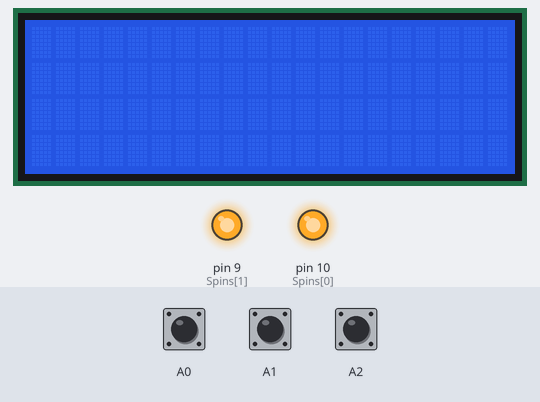
The sketch below on a simulated Arduino Uno, built with avr-gcc and run on an emulated ATmega328P. On the bench: 20×4 character LCD, output pins drawn as LEDs (lit = HIGH). The inputs (shaded band) are chosen by the test bench; at power-on: A2 HIGH, A1 HIGH, A0 HIGH. What the sketch prints to the serial monitor is not drawn.

Above: at 1.2 s.
1.3 s: A2 pulled LOW for 0.15 s
At 2.6 s:
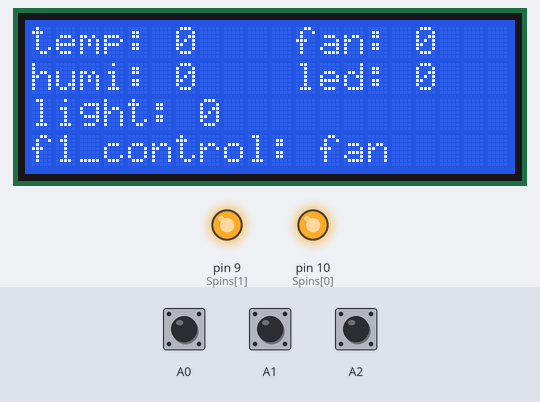
2.9 s: A1 pulled LOW for 0.15 s
At 4.5 s:
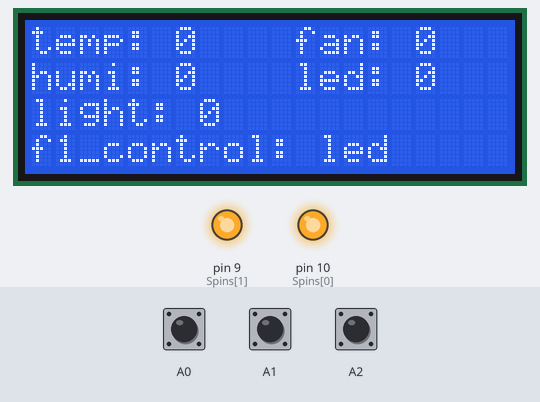
5.0 s: A2 pulled LOW for 1 s
At 6.5 s:
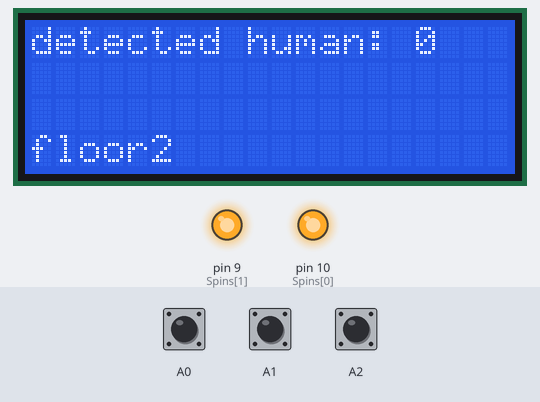
7.5 s: A2 pulled LOW for 0.15 s
At 8.6 s:
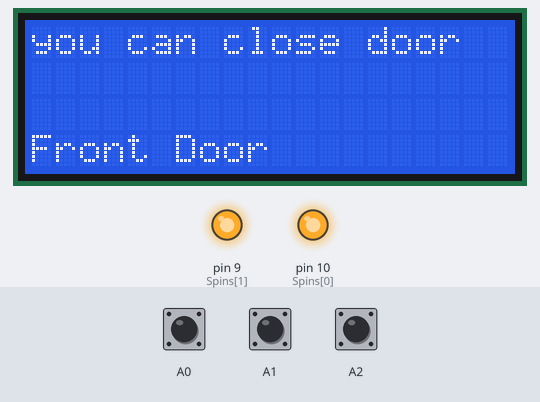
9.2 s: A1 pulled LOW for 1 s
At 10.4 s:
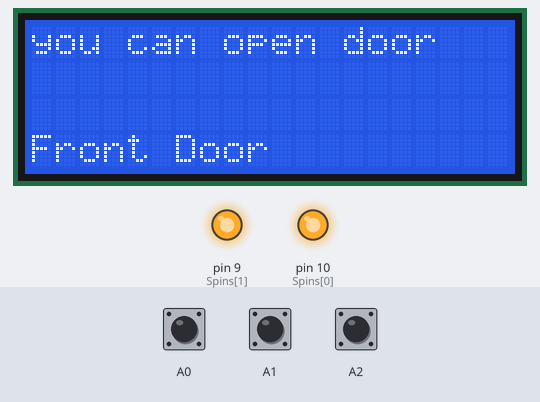
Timing chart, 0 to 12.2 s (numbered marks = the images above; inputs shaded):
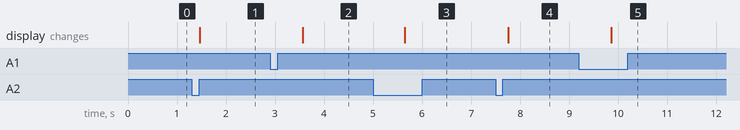

Measured:
- after the input at 1.3 s, the display: changes after 0.16 s (image 1)
- after the input at 2.9 s, the display: changes after 0.66 s (image 2)
- after the input at 5.0 s, the display: changes after 0.64 s (image 3)
- after the input at 7.5 s, the display: changes after 0.26 s (image 4)
- after the input at 9.2 s, the display: changes after 0.66 s (image 5)

The sketch:

master.ino
```cpp
#include <SoftwareSerial.h>
#include <SPI.h>
#include <Wire.h>
#include <LiquidCrystal_I2C.h>
#include "Toggle.h"
LiquidCrystal_I2C lcd(0x3F, 20, 4);

SoftwareSerial mySerial(5, 6);
ToggleSwitch em_off(A3);
ToggleSwitch c_f_type(A2);
ToggleSwitch c_d_type(A1);
ToggleSwitch c_f(A0);

int trans_type = 0; // 1:f1, 2:f2, 3:fd;
const int Spins[2] = {10, 9};
int f1_get_idx = 0;

bool e_fd_flag = 0;
byte emergency = 0;

int f1_control_type = 0;
int f1_states[7]; // 0: temp, 1:humi, 3:humi, 2:fan, 3:led;
byte f1_rCommand[7] = {'t', 'h', 'c', 'f', 'l', 'H', 'v'};
byte f1_cCommand[2] = {'F', 'L'};
String f1_tag[7] = {"temp", "humi", "light", "fan", "led", "human", "vib"};

int fd_state = 0;

void setup() {
  // put your setup code here, to run once:
  Serial.begin(9600);
  mySerial.begin(9600);
  pinMode(Spins[0], OUTPUT);
  pinMode(Spins[1], OUTPUT);
  digitalWrite(Spins[0], HIGH);
  digitalWrite(Spins[1], HIGH);
  SPI.begin();
  SPI.setClockDivider(SPI_CLOCK_DIV16);

  lcd.begin();
  lcd.backlight();
  lcd.clear();
}

void controlFD(){
  if(fd_state == 1){
    mySerial.write('q');
    Serial.write("q");
  }
  else if(fd_state == 0){
    mySerial.write('w');
    Serial.write("w");
  }
}

byte transferAndWait(const byte what){
  byte a = SPI.transfer(what);
  delayMicroseconds(20);
  return a;

}

unsigned long em_print_time = 0;  // 비상 상황시 무엇을 프린트 해줘야 할 지 관련
void loop() {
  // put your main code here, to run repeatedly:
  //em_off.play();
  c_f_type.play();
  c_d_type.play();
  c_f.play();

  if(c_f_type.getFlag() == 1){  // trans_type (f1 -> f2 -> fd)
    Serial.println("trans type changed");
    trans_type++;
    if(trans_type >= 4)
      trans_type = 0;
    c_f_type.setFlag(0);
  }

  if(c_d_type.getFlag() == 1){  // data type change
    Serial.println("change device type");
    if(trans_type == 1){
      f1_control_type = !f1_control_type;
      //Serial.print("f1_control_type: 0 fan / 1 led:   ");
      //Serial.println(f1_control_type);
    }
    else if(trans_type == 3){
      fd_state = !fd_state; // door open <--> door close
    }
    c_d_type.setFlag(0);
  }

  if(c_f.getFlag() == 1){ // control transfer
    if( trans_type == 1){
      controlF1(f1_control_type);
    }
    else if(trans_type == 3){
      controlFD();
    }
    c_f.setFlag(0);
  }

  if(emergency == 1){ // emergency state
    if(e_fd_flag == 0){ // front door open
      fd_state = 1;
      controlFD();
      e_fd_flag = true;
     }else ;

   emergencyDataProc();
   if(millis() - em_print_time > 1000){
      if(f1_states[5] > 0){
        lcd.clear();

        lcd.setCursor(0, 0);
        lcd.print("floor2:");
        lcd.setCursor(0, 2);
        lcd.print("human: ");
        lcd.print(f1_states[5]);
      }
      else{
        lcd.clear();
        lcd.setCursor(0, 0);
        lcd.print("emergency!!!!!!");
      }
      em_print_time = millis();
   }
  }else{  // 비상 상황이 아님
    control_room();
  }
}

void printFD(){
  lcd.clear();
  if(fd_state == 1)
    lcd.print("you can open door");
  else if(fd_state == 0)
    lcd.print("you can close door");
  lcd.setCursor(0, 3);
  lcd.print("Front Door");
}

void printF2Data(){
  lcd.setCursor(0, 0);
  lcd.print("detected human: ");
  lcd.print(f1_states[5]);
  lcd.setCursor(0, 3);
  lcd.print("floor2");
}

void printF1Data(){
  for(int i=0; i<3; i++){
    lcd.setCursor(0, i);
    lcd.print(f1_tag[i]);
    lcd.print(": ");
    lcd.print(f1_states[i]);
  }
  for(int i=0; i<2; i++){
    lcd.setCursor(11, i);
    lcd.print(f1_tag[3+i]);
    lcd.print(": ");
    lcd.print(f1_states[3+i]);
  }
  lcd.setCursor(0, 3);
  lcd.print("f1_control: ");
  if(f1_control_type == 0)
    lcd.print("fan");
  else lcd.print("led");
}


unsigned long pre_time2 = 0;
void getF1Data(){
  byte s;
  pre_time2 = millis();
  digitalWrite(Spins[0], LOW);
  transferAndWait(f1_rCommand[f1_get_idx]);
  transferAndWait(0);
  s = transferAndWait(0);
  digitalWrite(Spins[0], HIGH);
  f1_states[f1_get_idx] = (int)s;

  Serial.print(f1_tag[f1_get_idx]);
  Serial.println(f1_states[f1_get_idx]);

  f1_get_idx++;
  if(f1_states[1] >= 90 || f1_states[6] == 1) {
      emergency = 1;
    //controlF2('E');
  }else {
    mySerial.write('e');
  }
}

unsigned long pre_time3 = 0;
int e_get_data_flag = 0;
void emergencyDataProc(){
  byte s;

  if(millis() - pre_time3 > 1500 && e_get_data_flag == 2){
    e_get_data_flag = 0;
    pre_time3 = millis();

    digitalWrite(Spins[0], LOW);
    transferAndWait(f1_rCommand[6]);  // 습도 정보 가져옴
    transferAndWait(0);
    s = transferAndWait(0);
    digitalWrite(Spins[0], HIGH);
    f1_states[6] = (int)s;

    if(f1_states[1] >= 90 || f1_states[6] == 1) { // 90 미만이면
      emergency = 1;
      mySerial.write('E');
    }else {
      e_fd_flag = false;
      emergency = 0;
      mySerial.write('e');
      mySerial.write('w');
    }
  }
  else if(millis() - pre_time3 > 1000 && e_get_data_flag == 1){
    e_get_data_flag++;

    digitalWrite(Spins[0], LOW);
    transferAndWait(f1_rCommand[1]);  // 습도 정보 가져옴
    transferAndWait(0);
    s = transferAndWait(0);
    digitalWrite(Spins[0], HIGH);
    f1_states[1] = (int)s;

    if(f1_states[1] >= 90 || f1_states[6] == 1) { // 90 미만이면
      emergency = 1;
      mySerial.write('E');
    }else {
      e_fd_flag = false;
      emergency = 0;
      mySerial.write('e');
      mySerial.write('w');
    }
  }
  else if(millis() - pre_time3 > 500 && e_get_data_flag == 0){
    e_get_data_flag++;
    digitalWrite(Spins[0], LOW);
    transferAndWait(f1_rCommand[5]);  // 인원 정보
    transferAndWait(0);
    s = transferAndWait(0);
    digitalWrite(Spins[0], HIGH);
    f1_states[5] = (int)s;
  }
}

void  controlF1(int type){
  Serial.print("i got: ");
  Serial.println(type);
  digitalWrite(Spins[0], LOW);
  SPI.transfer(f1_cCommand[type]);
  digitalWrite(Spins[0], HIGH);
}

unsigned long pre_time = 0;
void control_room(){
  if(millis() - pre_time > 700){
    getF1Data();
    if(f1_get_idx >= 7) f1_get_idx = 0;

    pre_time = millis();
    lcd.clear();
    switch(trans_type){
      case 1:
        printF1Data();
        break;
      case 2:
        printF2Data();
        break;
      case 3:
        if(emergency == 1) break;
        printFD();
        break;
      default:break;
    }
  }
}
```

Toggle.cpp
```cpp
#include <Arduino.h>
#include "Toggle.h" // 토글스위치 헤더파일 포함

ToggleSwitch::ToggleSwitch(){;} // 기본 생성자(별거 안해요)
ToggleSwitch::ToggleSwitch(int n){ // n을 입력받고 핀설정하는 생성자
  pin = n; flag = 0; state = 0; lastState = 0; button = 0;
  pinMode(n, INPUT_PULLUP);
}
void ToggleSwitch::setPin(int n){ // 핀설정
  pin = n;
  pinMode(n, INPUT_PULLUP);
}
void ToggleSwitch::setFlag(int n){ // 플래그 설정
  flag = n;
}
int ToggleSwitch::getPin(){ // 핀 받아오기
  return pin;
}
bool ToggleSwitch::getFlag(){ // 플래그 받아오기
  return flag;
}
void ToggleSwitch::play(){ // 버튼 동작
  state = digitalRead(pin);
  if(state != lastState){
    input_time = millis();
  }
  if(millis() - input_time > 50){
    if(state != button){
      button = state;
      if(button == LOW){
        flag = !flag;
      }
    }
  }
  lastState = state;
}
```

Toggle.h
```cpp
#ifndef TOGGLESWITCH
#define TOGGLESWITCH

class ToggleSwitch{
  int pin;
  bool flag;
  bool state, lastState, button;
  unsigned long input_time;
  unsigned long debouncing;
public:
  ToggleSwitch();
  ToggleSwitch(int n);
  int getPin();
  bool getFlag();
  void setPin(int n);
  void setFlag(int n);
  void play();
};

#endif
```
